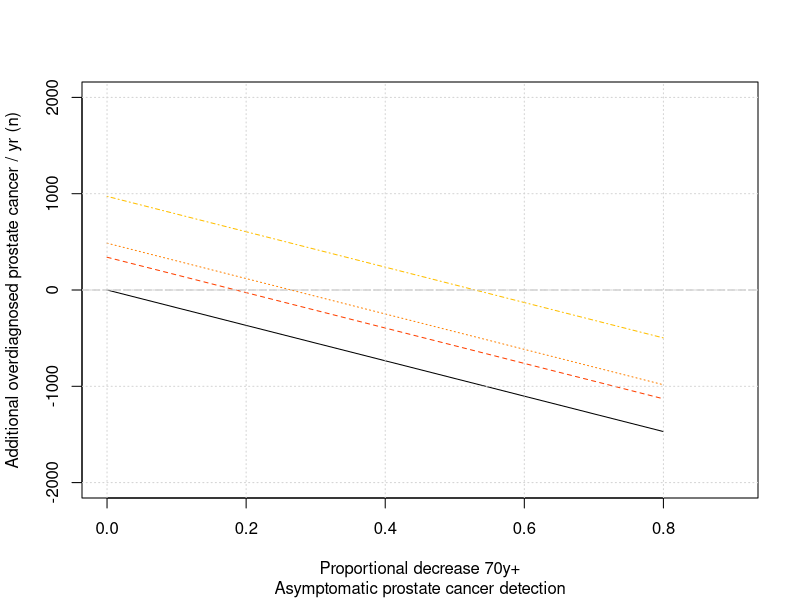
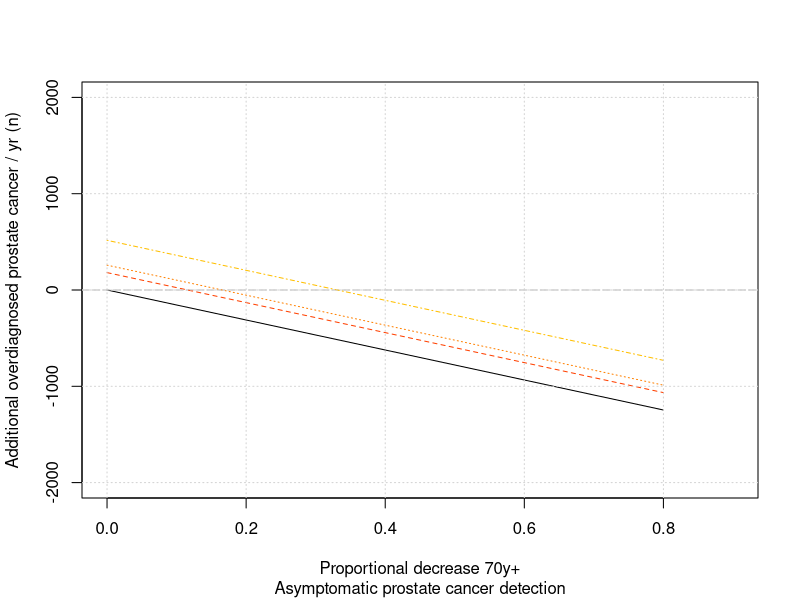
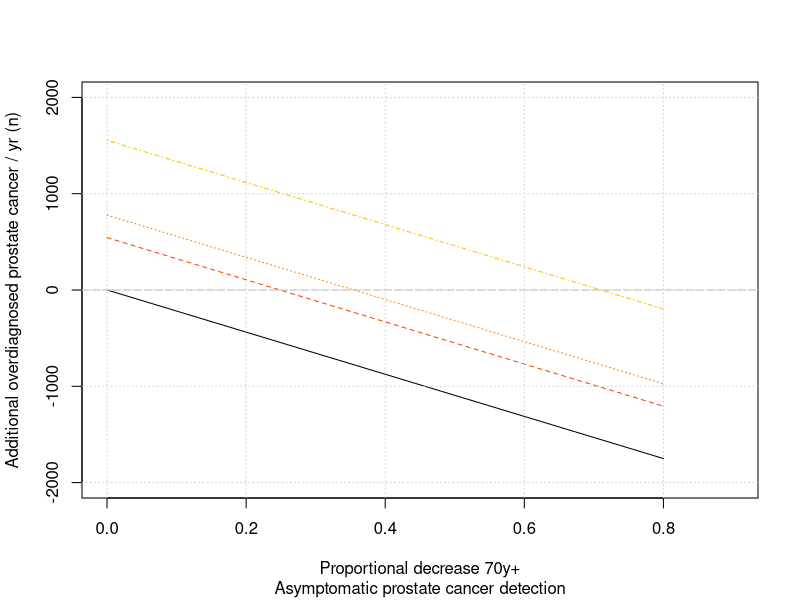
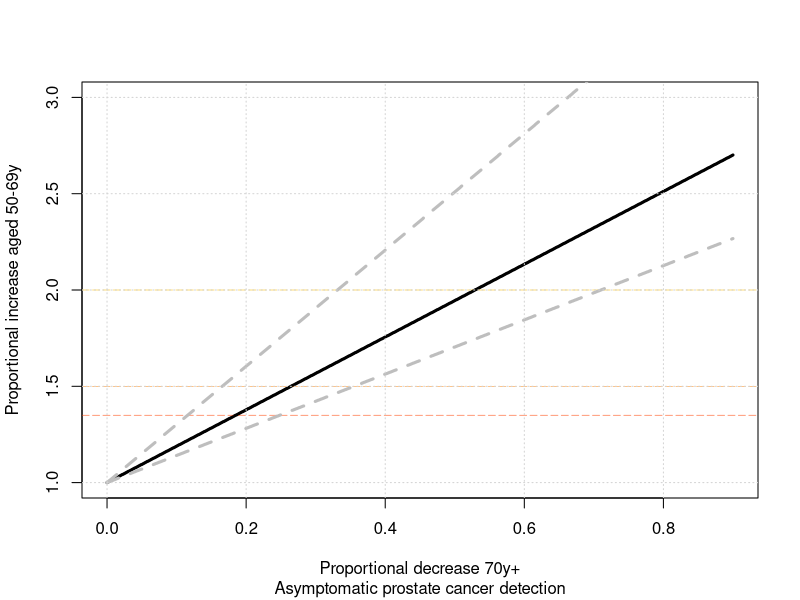

Source code (R) for these figures, in order:
## Projections of overdiagnosis change for scenario with increased PSA testing in men 50-69y and decreased testing in men 70y+.

####################################
## Libraries  ##
####################################

library("readxl")

####################################
## Data  ##
####################################

## English all-cause mortality rates 
mymort<-readxl::read_xlsx("timeseries3yrqx19802021.xlsx", sheet="Eng Males qx", skip=4)

## Use period rates from 2021-23
mymort_ref<-data.frame(age=0:100, mort=mymort$`2021-2023`)

## Prostate cancer mortality rates
## Data from: #https://digital.nhs.uk/data-and-information/publications/statistical/compendium-mortality/current/mortality-from-prostate-cancer/mortality-from-prostate-cancer-crude-death-rate-by-age-group-3-year-average-m
## Rates -
## 1+	 01-04	 05-14	 15-34	 35-64	 65-74	 75+
mymort_prostate<-c(0.12,	0.05,	0.02,	4.82,	71.59,	373.84)/100000

mymort_ref$pc<-rep(mymort_prostate, c(5,10,20,30,10,26))

## Subtract rate of death from prostate cancer
mymort_ref$xpc<-mymort_ref$mort-mymort_ref$pc

####################################
## Functions  ##
####################################

## Overdiagnosis estimate
fn.overdxc2<-function(inage, inadj, inadj2){

    nl<-15
    
    ## all-cause mortality assumption age 50-64
    hall<-mymort_ref$mort[(inage+1):(inage+15)]*inadj

    ## non prostate cancer mortality rate assumption age 50-64
    h2<-mymort_ref$xpc[(inage+1):(inage+15)]*inadj
   
    S2<-c(1,exp(-cumsum(h2))) ## competing risks, survival

    S1L<- c(1,1,1,1,1-seq(1,12)*1/12) ## net survival
    S1<-  c(1,1,1,1,1-seq(1,12)*(0.0736)) ## net survival
    S1U<- c(1,1,1,1,1-seq(1,12)*((100-26.7)/12)/100)

    h1L<- diff(-log(S1L)) ## net hazard
    h1L[nl]<-9999999
    h1<-  diff(-log(S1)) ## net hazard
    h1U<- diff(-log(S1U)) ## net hazard

    myovdxL<- 1 - cumsum( (h1L/(h1L+h2)) * (1-exp(-(h1L+h2))) * S1L[1:nl] * S2[1:nl])
    myovdx<-  1 - cumsum( (h1/ (h1 +h2)) * (1-exp(-(h1+h2)) ) * S1[1:nl]  * S2[1:nl])
    myovdxU<- 1 - cumsum( (h1U/(h1U+h2)) * (1-exp(-(h1U+h2))) * S1U[1:nl] * S2[1:nl])

    myout<-c(1-prod(1-hall), myovdx[nl], myovdxL[nl], myovdxU[nl])

    myout

}

####################################
## Analysis  ##
####################################

## estimate crude overdx by age
myout0<-sapply(50:85, function(inage) fn.overdxc2(inage, 1))

## number cancers 50-59, 60-69, 70-79, 80+, - from audit mulitplied up to pop
myage<-c(294,688,673,198)*4.47

##age mid points
myagemid<-c(55,65,75,85)

## base case
mybaseov<-myout0[2,myagemid-50]
## plausible range lower overdx
mylowerov<-myout0[3,myagemid-50]
## plausible range upper overdx
myupperov<-myout0[4,myagemid-50]
## for comparison - scharr model estimate
myscharrov<-c(0.372, 0.67, 0.9, 0.99)

mybaseov%*%myage
mylowerov%*%myage
myupperov%*%myage
myscharrov%*%myage

## plots in report

pdf("overdxscenarioa.pdf", width=6,height=6)

myincrease<-c(1,1.35,1.5,2,3) ## scenario for increased cancer detection in men 50-69y from organised screening, above current opportunistic screening 

mydecrease<-seq(1,0.2, by=-0.1) ## scenario for decreased cancer detection in men 70y+ from withdrawal of opportunistic screening 

## base case
myincreasenum<-sum(myage[1:2]*mybaseov[1:2])*myincrease

mydecreasenum<- sum(myage[3:4]*mybaseov[3:4])*mydecrease

myovbase<-mybaseov%*%myage

plot(1-mydecrease,myincreasenum[1]+mydecreasenum-myovbase,type="l", ylim=c(-2000,2000), xlab="Proportional decrease 70y+", ylab="Additional overdiagnosed prostate cancer / yr (n)", sub="Asymptomatic prostate cancer detection", main="", xlim=c(0,0.9))

abline(h=0, col="gray", lty=5)

sapply(2:4,function(idx) lines(1-mydecrease,myincreasenum[idx]+mydecreasenum-myovbase,type="l", col=heat.colors(6)[idx], lty=idx))

grid()

dev.off()

##Figure b - plausible lower range of overdx
pdf("overdxscenariob.pdf", width=6,height=6)

## lower overdx
myincreasenum<-sum(myage[1:2]*mylowerov[1:2])*myincrease

mydecreasenum<- sum(myage[3:4]*mylowerov[3:4])*mydecrease

## lower case
myovlow<-c(mylowerov%*%myage)

plot(1-mydecrease,myincreasenum[1]+mydecreasenum - myovlow, type="l", ylim=c(-2000,2000), xlim=c(0,0.9),xlab="Proportional decrease 70y+", ylab="Additional overdiagnosed prostate cancer / yr (n)", lty=1, main="", sub="Asymptomatic prostate cancer detection")

abline(h=0, col="gray", lty=5)

sapply(2:4,function(idx) lines(1-mydecrease,myincreasenum[idx]+mydecreasenum - myovlow,type="l", col=heat.colors(6)[idx], lty=idx))

grid()
#legend("topright", rev(c("50-69y as 2018", "50-69 double", "50-69 triple")), col=rev(c(1,heat.colors(7)[2:3])), lty=1, bty="n")

dev.off()

##Figure b - plausible upper range of overdx
pdf("overdxscenarioc.pdf", width=6,height=6)
## upper overdx

myincreasenum<-sum(myage[1:2]*myupperov[1:2])*myincrease

mydecreasenum<- sum(myage[3:4]*myupperov[3:4])*mydecrease

myovhi<-c(myupperov%*%myage)


plot(1-mydecrease,myincreasenum[1]+mydecreasenum - myovhi, type="l", ylim=c(-2000,2000), xlab="Proportional decrease 70y+", ylab="Additional overdiagnosed prostate cancer / yr (n)", lty=1, main="",sub="Asymptomatic prostate cancer detection", xlim=c(0,0.9))

abline(h=0, col="gray", lty=5)

sapply(2:4,function(idx) lines(1-mydecrease,myincreasenum[idx]+mydecreasenum-myovhi,type="l", col=heat.colors(6)[idx],lty=idx))

grid()

dev.off()



####### Consider frontier where overdx is unchanged
myincrease<-seq(1, 12, by=0.001)
mydecrease<-seq(1, 0.1, by=-0.001)

## base 
myincreasenum <- sum(myage[1:2]*mybaseov[1:2])*myincrease
mydecreasenum <- sum(myage[3:4]*mybaseov[3:4])*mydecrease
myfrontier<-  sapply(1:length(mydecreasenum),
                     function(tidx) which.min(abs((myincreasenum-myincreasenum[1]) - (mydecreasenum[1]-mydecreasenum[tidx])) ))

## lower 
myincreasenum_low <- sum(myage[1:2]*mylowerov[1:2])*myincrease
mydecreasenum_low <- sum(myage[3:4]*mylowerov[3:4])*mydecrease
myfrontier_low<-  sapply(1:length(mydecreasenum_low),
                     function(tidx) which.min(abs((myincreasenum_low-myincreasenum_low[1]) - (mydecreasenum_low[1]-mydecreasenum_low[tidx])) ))


## higher
myincreasenum_hi <- sum(myage[1:2]*myupperov[1:2])*myincrease
mydecreasenum_hi <- sum(myage[3:4]*myupperov[3:4])*mydecrease
myfrontier_hi<-  sapply(1:length(mydecreasenum_hi),
                     function(tidx) which.min(abs((myincreasenum_hi-myincreasenum_hi[1]) - (mydecreasenum_hi[1]-mydecreasenum_hi[tidx])) ))



pdf("overdxscenariod.pdf", width=6,height=6)

plot(1-mydecrease, myincrease[myfrontier], type="l", ylim=c(1,3), xlim=c(0,0.9),
     xlab="Proportional decrease 70y+", ylab="Proportional increase aged 50-69y", sub="Asymptomatic prostate cancer detection", main="", lwd=3)

abline(h=1.35, lty=5, col=heat.colors(6)[2], lwd=0.5)

abline(h=1.5, lty=5, col=heat.colors(6)[3], lwd=0.5)

abline(h=2, lty=5, col=heat.colors(6)[4], lwd=0.5)

lines(1-mydecrease, myincrease[myfrontier], type="l",lwd=2)

lines(1-mydecrease, myincrease[myfrontier_low], col="gray", lty=2, lwd=3)

lines(1-mydecrease, myincrease[myfrontier_hi], col="gray", lty=2, lwd=3)

grid()

dev.off()
